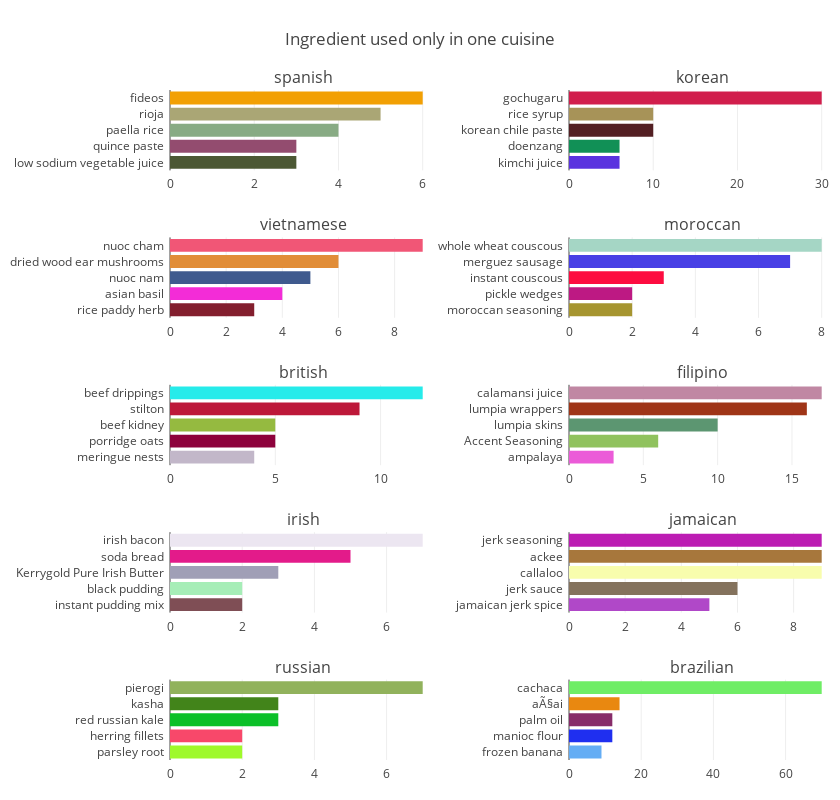

The cell this chart's notebook holds for it:
### Code cell
# Vizualization of specific ingredients in the second 10 cuisines
labels = [i for i in train_data.cuisine.value_counts().index][10:20]
totalPlot = 10
y = [[item]*2 for item in range(1,10)]
y = list(chain.from_iterable(y))
z = [1,2]*int((totalPlot/2))

fig = tools.make_subplots(rows= 5, cols=2, subplot_titles= labels, specs = [[{}, {}],[{}, {}],[{}, {}],[{}, {}],[{}, {}]],  horizontal_spacing = 0.20)
traces = []
for i,e in enumerate(labels): 
    cuisinespec= cuisine_unique(e, 5, allingredients)
    trace = go.Bar(
            x= cuisinespec['count'].values[::-1],
            y=  cuisinespec['ingredient'].values[::-1],
            orientation = 'h',marker = dict(color = random_colours(5),))
    traces.append(trace)

for t,y,z in zip(traces,y,z):
    fig.append_trace(t, y,z)

    fig['layout'].update(height=800, width=840,
    margin=dict(l=170,r=5,b=40,t=90,pad=5), showlegend=False, title='Ingredient used only in one cuisine')

iplot(fig, filename='horizontal-bar')

### Figure 1 — Plotly figure (JSON) as saved in the notebook; plotly's stock layout.template omitted (floating-point values rounded to 4 significant figures)
{"data": [{"marker": {"color": ["#4C5834", "#934C6F", "#88AB84", "#AAA675", "#F2A004"]}, "orientation": "h", "type": "bar", "uid": "510706da-5427-44f2-8542-ca3098796148", "x": [3, 3, 4, 5, 6], "xaxis": "x", "y": ["low sodium vegetable juice", "quince paste", "paella rice", "rioja", "fideos"], "yaxis": "y"}, {"marker": {"color": ["#5A33DF", "#119056", "#531F23", "#A79358", "#D11E4C"]}, "orientation": "h", "type": "bar", "uid": "59e99212-2bba-487e-b8db-d4b42880e86f", "x": [6, 6, 10, 10, 30], "xaxis": "x2", "y": ["kimchi juice", "doenzang", "korean chile paste", "rice syrup", "gochugaru"], "yaxis": "y2"}, {"marker": {"color": ["#831F2E", "#F32CD7", "#3F5A8E", "#E18D38", "#F15676"]}, "orientation": "h", "type": "bar", "uid": "383d2791-ac29-4088-b246-85f34f159846", "x": [3, 4, 5, 6, 9], "xaxis": "x3", "y": ["rice paddy herb", "asian basil", "nuoc nam", "dried wood ear mushrooms", "nuoc cham"], "yaxis": "y3"}, {"marker": {"color": ["#A69530", "#BD1983", "#FD0C40", "#4840E5", "#A5D6C5"]}, "orientation": "h", "type": "bar", "uid": "bbc3f2f2-d1c6-4c4f-8726-b514d9d4c44e", "x": [2, 2, 3, 7, 8], "xaxis": "x4", "y": ["moroccan seasoning", "pickle wedges", "instant couscous", "merguez sausage", "whole wheat couscous"], "yaxis": "y4"}, {"marker": {"color": ["#C2B7C9", "#8D023C", "#95BA40", "#BD1839", "#26EBEA"]}, "orientation": "h", "type": "bar", "uid": "72242f84-c11f-427e-9b7d-bdfb38652dd4", "x": [4, 5, 5, 9, 12], "xaxis": "x5", "y": ["meringue nests", "porridge oats", "beef kidney", "stilton", "beef drippings"], "yaxis": "y5"}, {"marker": {"color": ["#EB5BD8", "#90C25E", "#5C9671", "#9F3517", "#C087A3"]}, "orientation": "h", "type": "bar", "uid": "2aece481-9586-48f2-856f-c8b7a78a7a18", "x": [3, 6, 10, 16, 17], "xaxis": "x6", "y": ["ampalaya", "Accent Seasoning", "lumpia skins", "lumpia wrappers", "calamansi juice"], "yaxis": "y6"}, {"marker": {"color": ["#7F4E55", "#A6EDB7", "#A09FB6", "#E31B8A", "#ECE6F1"]}, "orientation": "h", "type": "bar", "uid": "9c7cb0ac-bd93-4841-8058-7d6814aa7a17", "x": [2, 2, 3, 5, 7], "xaxis": "x7", "y": ["instant pudding mix", "black pudding", "Kerrygold Pure Irish Butter", "soda bread", "irish bacon"], "yaxis": "y7"}, {"marker": {"color": ["#B048C8", "#84725D", "#F8FDAD", "#A7773C", "#BC1CB3"]}, "orientation": "h", "type": "bar", "uid": "8520e850-5655-4531-901b-335223cb7d56", "x": [5, 6, 9, 9, 9], "xaxis": "x8", "y": ["jamaican jerk spice", "jerk sauce", "callaloo", "ackee", "jerk seasoning"], "yaxis": "y8"}, {"marker": {"color": ["#9FF92B", "#F8486A", "#0BC028", "#42841A", "#91B25C"]}, "orientation": "h", "type": "bar", "uid": "291cfed0-8489-44b3-96ab-3a99b6cce795", "x": [2, 2, 3, 3, 7], "xaxis": "x9", "y": ["parsley root", "herring fillets", "red russian kale", "kasha", "pierogi"], "yaxis": "y9"}, {"marker": {"color": ["#64ADF4", "#1F2FF0", "#872C69", "#E98810", "#6FED65"]}, "orientation": "h", "type": "bar", "uid": "deee29e7-5234-4f19-ad50-eda03bfa9af3", "x": [9, 12, 12, 14, 70], "xaxis": "x10", "y": ["frozen banana", "manioc flour", "palm oil", "aÃ§ai", "cachaca"], "yaxis": "y10"}], "layout": {"annotations": [{"font": {"size": 16}, "showarrow": false, "text": "spanish", "x": 0.2, "xanchor": "center", "xref": "paper", "y": 1, "yanchor": "bottom", "yref": "paper"}, {"font": {"size": 16}, "showarrow": false, "text": "korean", "x": 0.8, "xanchor": "center", "xref": "paper", "y": 1, "yanchor": "bottom", "yref": "paper"}, {"font": {"size": 16}, "showarrow": false, "text": "vietnamese", "x": 0.2, "xanchor": "center", "xref": "paper", "y": 0.78, "yanchor": "bottom", "yref": "paper"}, {"font": {"size": 16}, "showarrow": false, "text": "moroccan", "x": 0.8, "xanchor": "center", "xref": "paper", "y": 0.78, "yanchor": "bottom", "yref": "paper"}, {"font": {"size": 16}, "showarrow": false, "text": "british", "x": 0.2, "xanchor": "center", "xref": "paper", "y": 0.56, "yanchor": "bottom", "yref": "paper"}, {"font": {"size": 16}, "showarrow": false, "text": "filipino", "x": 0.8, "xanchor": "center", "xref": "paper", "y": 0.56, "yanchor": "bottom", "yref": "paper"}, {"font": {"size": 16}, "showarrow": false, "text": "irish", "x": 0.2, "xanchor": "center", "xref": "paper", "y": 0.34, "yanchor": "bottom", "yref": "paper"}, {"font": {"size": 16}, "showarrow": false, "text": "jamaican", "x": 0.8, "xanchor": "center", "xref": "paper", "y": 0.34, "yanchor": "bottom", "yref": "paper"}, {"font": {"size": 16}, "showarrow": false, "text": "russian", "x": 0.2, "xanchor": "center", "xref": "paper", "y": 0.12, "yanchor": "bottom", "yref": "paper"}, {"font": {"size": 16}, "showarrow": false, "text": "brazilian", "x": 0.8, "xanchor": "center", "xref": "paper", "y": 0.12, "yanchor": "bottom", "yref": "paper"}], "height": 800, "margin": {"b": 40, "l": 170, "pad": 5, "r": 5, "t": 90}, "showlegend": false, "title": {"text": "Ingredient used only in one cuisine"}, "width": 840, "xaxis": {"anchor": "y", "domain": [0, 0.4]}, "xaxis10": {"anchor": "y10", "domain": [0.6, 1]}, "xaxis2": {"anchor": "y2", "domain": [0.6, 1]}, "xaxis3": {"anchor": "y3", "domain": [0, 0.4]}, "xaxis4": {"anchor": "y4", "domain": [0.6, 1]}, "xaxis5": {"anchor": "y5", "domain": [0, 0.4]}, "xaxis6": {"anchor": "y6", "domain": [0.6, 1]}, "xaxis7": {"anchor": "y7", "domain": [0, 0.4]}, "xaxis8": {"anchor": "y8", "domain": [0.6, 1]}, "xaxis9": {"anchor": "y9", "domain": [0, 0.4]}, "yaxis": {"anchor": "x", "domain": [0.88, 1]}, "yaxis10": {"anchor": "x10", "domain": [0, 0.12]}, "yaxis2": {"anchor": "x2", "domain": [0.88, 1]}, "yaxis3": {"anchor": "x3", "domain": [0.66, 0.78]}, "yaxis4": {"anchor": "x4", "domain": [0.66, 0.78]}, "yaxis5": {"anchor": "x5", "domain": [0.44, 0.56]}, "yaxis6": {"anchor": "x6", "domain": [0.44, 0.56]}, "yaxis7": {"anchor": "x7", "domain": [0.22, 0.34]}, "yaxis8": {"anchor": "x8", "domain": [0.22, 0.34]}, "yaxis9": {"anchor": "x9", "domain": [0, 0.12]}}}
